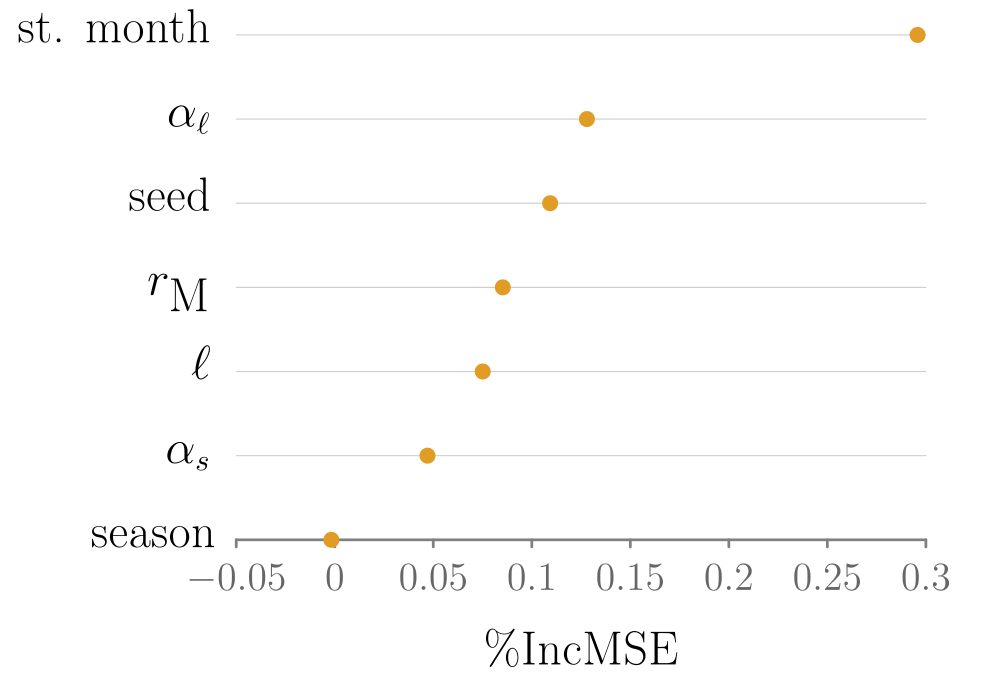

Here is the gnuplot script that generated this plot:
##### terminal
clear
# set loadpath '~/Dropbox/proj/gp/src'
set term tikz standalone size 12.5cm,8.75cm font ",14" gparrows scale 2,2 textscale 2
set datafile separator ','

##### output
set output 'rf_importance_short_mse.tex'

##### bg: bg color, axes, grid, tics
##### http://www.colourlovers.com/palette/268142/Danger_Mouse
Danger='#F84934'; # red
Shoes='#4D5E5F'; # grey
##### Rand Olson
roBlue='#1F77B4';
roRed='#D62728';
# border
set style line 21 lt 1 lc rgb '#808080' 
set border 1 back ls 21 lw 5
# grid
set style line 22 lt 2 lc rgb '#CCCCCC' lw 2
set style line 23 lt 2 lc rgb '#DDDDDD' lw 1
set grid ytics back ls 22
# tics
set tics textcolor rgb '#666666'
set tics nomirror out scale 1,.1
set ytics scale 0

##### load default linestyles
set style increment user
# taken care of in terminal
do for [i=1:15] { set style line i lt 1 lw 7 }

##### line colors
# mathematica default
DarkBlue= '#5e82b5'
Orange=   '#e09c24'
Green=    '#8fb030'
Red=      '#eb634f'
Purple=   '#8778b3'
Brown=    '#c46e1a'
LightBlue='#5c9ec7'
Yellow=   '#FDBF6F'
MATHEMATICA="#5e82b5 #e09c24 #8fb030 #eb634f #8778b3 #c46e1a #5c9ec7 #FDBF6F"
do for[i=1:8] {set style line i lc rgb word(MATHEMATICA,i)}
####

##### data style
set style data linespoints;
set style line 1 pt 5
set style line 2 pt 7
set style line 3 pt 13
set style line 4 pt 17
set style line 5 pt 4
set style line 6 pt 6
set style line 7 pt 12
set style line 8 pt 16
#
set pointintervalbox 4.5
do for [i=1:15] {set style line i ps 2.75 pi -1}

# NOTE: offsets should be a function of font sizes
##### key
set key t l Left spacing 3 width 5 opaque font ",16"

##### tics (note that tics are also set in theme)
set xtics font ",16" offset 0,-.1
set ytics font ",16" offset 1.5,-.2

##### plot
set title font ",16" "" offset -3,.3
set xlabel "\\%IncMSE" offset 0,-1 font ",16"
set ylabel "" offset -2,0 font ",16"


unset title;        set ytics textcolor 'black' offset .5,0;        set xtics font ",15";        set style data points;        set nokey;

plot '< gsort -t, -k2,2 -n -r ../results/rf/rf_importance_short.csv' u 2:(-$0):yticlabel(1) ls 2 pt 7

set term x11 reset;
